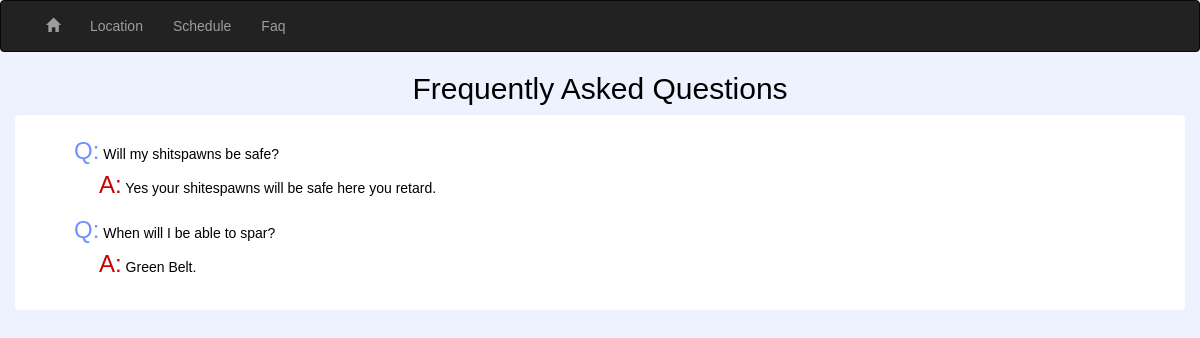
The app's page /faq/, older data.
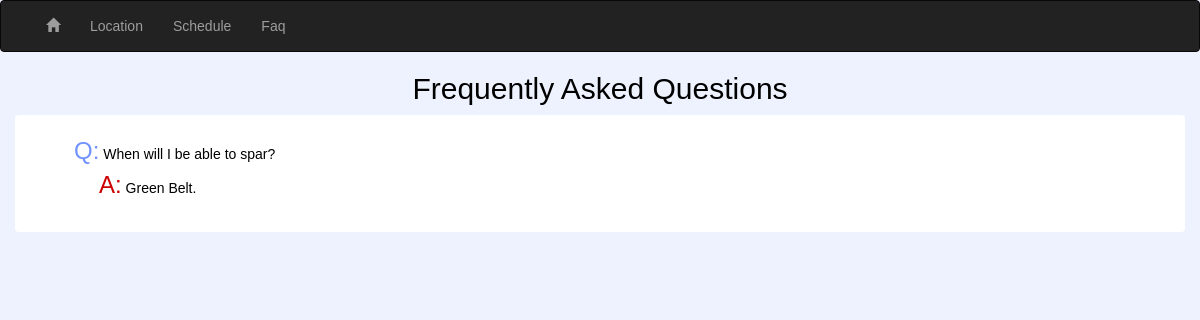
The same page, newer data.
### page/models.py (models this page shows)
class FaqMod(models.Model):
	question = models.TextField(default="Enter question here....", )
	answer = models.TextField(default="Enter answer here....",)
	class Meta:
		verbose_name = "FAQ"

### page/views.py (the view)
# urls.py: url(r'^faq/', views.faq, name='faq'),
def faq(request):
	faq_list = FaqMod.objects.all()
	info = {
	"faq": faq_list,
	}
	return render(request, 'page/faq.html', info)

### page/templates/page/faq.html (shortened to what this page needs)
{% load staticfiles %}
<!DOCTYPE html>
<html lang='en'>
<head>
<link rel="stylesheet" type="text/css" href="{% static 'page/css/bootstrap.css' %}"/>
<link rel="stylesheet" type="text/css" href="{% static 'page/css/css.css' %}"/>
</head>
<body>
{% include 'page/navigation.html' %}
<h2 class="text-center">Frequently Asked Questions</h2>
<div class="container well">
{% for text in faq %}
<ul class="faq-question" style="list-style: none;">Q: {{text.question}} <li class="faq-answer">A: {{text.answer}}</li></ul>
{% endfor %}
</div>
</body>
</html>

Row changes from the older to the newer data that the page shows:
removed FaqMod: question "Will my shitspawns be safe?", answer "Yes your shitespawns will be safe here you retard."
